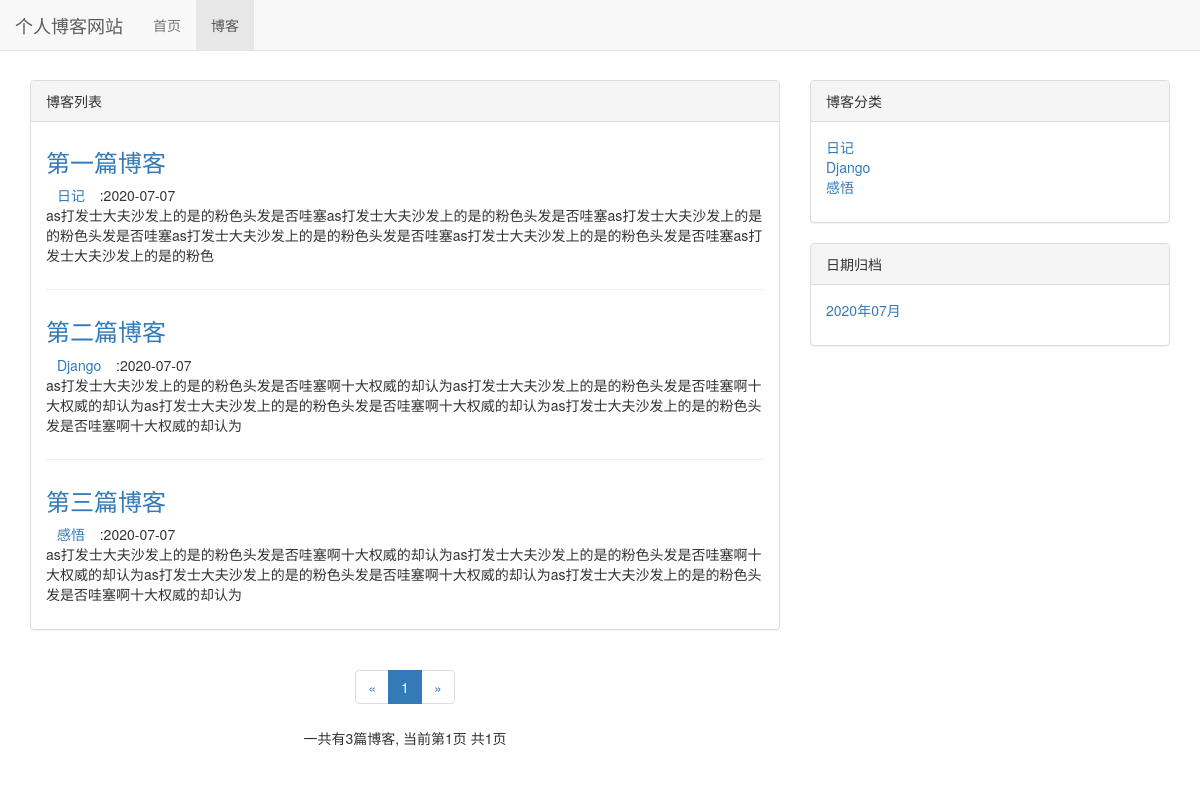
Screenshot of /blog/ with the database file from the repository.
### blog/models.py (models this page shows, shortened)
class Blog(models.Model):
    blog_type = models.ForeignKey(BlogType,on_delete=models.DO_NOTHING)
    title = models.CharField(max_length=50)
    content = models.TextField()
    author = models.ForeignKey(User,on_delete=models.DO_NOTHING,verbose_name='作者')
    created_time = models.DateTimeField(auto_now_add=True,verbose_name='创建日期')
    last_updated_time = models.DateTimeField(auto_now_add=True,verbose_name='更新日期')
    class Meta:
        ordering = ['created_time']

class BlogType(models.Model):
    type_name = models.CharField(max_length = 20)
    def __str__(self):
        return self.type_name

### blog/views.py (the view)
# urls.py: path('',views.blog_list,name='blog_list'),
def blog_list(request):
    blogs_all_list = Blog.objects.all()
    context = get_blog_list_common_data(request,blogs_all_list)
    return render_to_response('blog/blog_list.html',context)

### blog/templates/blog/blog_list.html (shortened to what this page needs)
{% extends 'base.html' %}
{% load staticfiles %}
{% block nav_blog_active %}active{% endblock %}
{% block header_extends %}
<link rel="stylesheet" href="{% static 'blog/blog.css' %}">
{% endblock %}
{% block content %}
<div class="container">
    <div class="row">
        <div class="col-sm-8 col-md-8">
            <div class="panel panel-default">
                <div class="panel-heading">{% block blog_list_title %}博客列表
                    {% endblock %}
                </div>
                <div class="panel-body">
                    {% for blog in blogs %}
                    <div class="blog">
                        <h3><a href="{% url '详情' blog.id %}">{{ blog.title }}</a></h3>
                        <p class="blog-info">
                            <span class="glyphicon glyphicon-th-list"></span><a
                                href="{% url 'blogs_with_type' blog.blog_type.id %}">{{ blog.blog_type }}</a>
                            <span class="glyphicon glyphicon-dashboard"></span>:{{ blog.created_time|date:"Y-m-d" }}
                        </p>
                        <p>{{ blog.content|truncatechars:120}}</p>
                    </div>
                    {% empty %}
                    <div class="blog">
                        <h3>-- 暂无博客 敬请期待 --</h3>
                    </div>
                    {% endfor %}
                </div>
            </div>
            <div class="paginator">
                <ul class="pagination">
                    <li>
                        {% if page_of_blogs.has_previous %}
                        <a href="?page={{ page_of_blogs.previous_page_number }}" aria-label="Previous">
                            <span aria-hidden="true">&laquo;</span>
                        </a>
                        {% else %}
                        <span aria-hidden="true">&laquo;</span>
                        {% endif %}
                    </li>
                    {% for page_num in page_range %}
                        {% if page_num == page_of_blogs.number %}
                            <li class="active"><span>{{ page_num }}</span></li>
                        {% endif %}
                    {% endfor %}
                    <li>
                        {% if page_of_blogs.has_next %}
                        <a href="?page={{ page_of_blogs.next_page_number }}" aria-label="Next">
                            <span aria-hidden="true">&raquo;</span>
                        </a>
                        {% else %}
                        <span aria-hidden="true">&raquo;</span>
                        {% endif %}
                    </li>
                </ul>
                <p>一共有{{page_of_blogs.paginator.count}}篇博客,
                    当前第{{ page_of_blogs.number }}页
                    共{{ page_of_blogs.paginator.num_pages }}页
                </p>
            </div>
        </div>
        <div class="col-sm-4 col-md-4">
            <div class="panel panel-default">
                <div class="panel-heading">博客分类</div>
                <div class="panel-body">
                    <ul class="blog-types">
                        {% for blog_type in blog_types %}
                        <li><a href="{% url 'blogs_with_type' blog_type.id %}">{{ blog_type.type_name }}</a></li>
                        {% empty %}
                        <li>暂无分类</li>
                        {% endfor %}
                    </ul>
                </div>
            </div>
            <div class="panel panel-default">
                <div class="panel-heading">日期归档</div>
                <div class="panel-body">
                    <ul>
                        {% for blog_date in blog_dates %}
                            <li>
                                <a href="{% url 'blogs_with_date' blog_date.year blog_date.month%}">{{ blog_date|date:"Y年m月" }}</a>
                            </li>
                        {% endfor %}
                    </ul>
                </div>
            </div>
        </div>
    </div>
</div>
{% endblock %}

### templates/base.html (shortened to what this page needs)
<!DOCTYPE html>
<html lang="zh-CN">
<head>
    {% load staticfiles %}
    <link rel="stylesheet" href="/static/base.css">
    <link rel="stylesheet" href="/static/home.css">
    <link rel="stylesheet" href="/static/bootstrap-3.3.7/css/bootstrap.min.css">
    {% block header_extends %}{% endblock %}
</head>
<body>
<div class="navbar navbar-default navbar-fixed-top" role="navigation">
    <div class="container-fluid">
        <div class="navbar-header">
             <a class="navbar-brand" href="{% url 'home' %}">个人博客网站
             </a>
        </div>
        <div id="navbar-collapse" class="collpase navbar-collapse">
            <ul class="nav navbar-nav">
                <li class="{% block nav_home_active %}{% endblock %}"><a href="{% url 'home' %}">首页</a></li>
                <li class="{% block nav_blog_active %}{% endblock %}"><a href="{% url 'blog_list' %}">博客</a></li>
            </ul>
        </div>
    </div>
</div>
{% block content %}{% endblock %}
</body>
</html>

### static/base.css (style rules this page uses)
* { margin: 0; padding: 0; }
body { margin-top:80px!important; }
ul { list-style-type:none; }

### blog/static/blog/blog.css (style rules this page uses)
ul.blog-types { list-style-type:none; }
div.blog:not(:last-child) { margin-bottom: 2em; border-bottom: 1px solid #eee; padding-bottom: 1em; }
div.blog h3 { margin-top: 0.5em; }
div.blog p.blog-info { margin-bottom:0; }
div.paginator { text-align:center; }

### rows the page displays
Blog: title "第一篇博客", blog_type "日记", created_time "2020-07-07", content "as打发士大夫沙发上的是的粉色头发是否哇塞as打发士大夫沙发上的是的粉色头发是否哇塞as打发士大夫沙发上的是的粉色头发是否哇塞as打发士大夫沙发上的是的粉色头发是否哇塞as打发士大夫沙发上的是的粉色头发是否哇塞as打发士大夫沙发上的是的粉色"
Blog: title "第二篇博客", blog_type "Django", created_time "2020-07-07", content "as打发士大夫沙发上的是的粉色头发是否哇塞啊十大权威的却认为as打发士大夫沙发上的是的粉色头发是否哇塞啊十大权威的却认为as打发士大夫沙发上的是的粉色头发是否哇塞啊十大权威的却认为as打发士大夫沙发上的是的粉色头发是否哇塞啊十大权威的却认为"
Blog: title "第三篇博客", blog_type "感悟", created_time "2020-07-07", content "as打发士大夫沙发上的是的粉色头发是否哇塞啊十大权威的却认为as打发士大夫沙发上的是的粉色头发是否哇塞啊十大权威的却认为as打发士大夫沙发上的是的粉色头发是否哇塞啊十大权威的却认为as打发士大夫沙发上的是的粉色头发是否哇塞啊十大权威的却认为"
BlogType: type_name "日记"
BlogType: type_name "Django"
BlogType: type_name "感悟"

### other values shown
{{ page_num }} "1"
{{ page_of_blogs.paginator.count }} "3"
{{ page_of_blogs.number }} "1"
{{ page_of_blogs.paginator.num_pages }} "1"
{{ blog_date|date:"Y年m月" }} "2020年07月"
